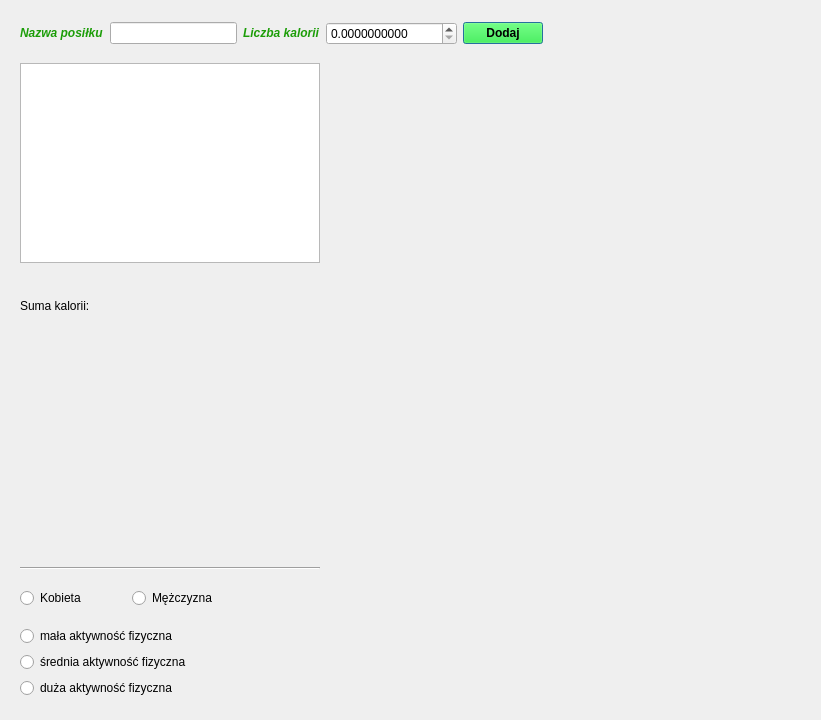
<?xml version="1.0" encoding="UTF-8"?>
<ui version="4.0">
 <class>Dialog</class>
 <widget class="QDialog" name="Dialog">
  <property name="geometry">
   <rect>
    <x>0</x>
    <y>0</y>
    <width>821</width>
    <height>720</height>
   </rect>
  </property>
  <property name="font">
   <font>
    <weight>75</weight>
    <bold>true</bold>
   </font>
  </property>
  <property name="windowTitle">
   <string>Dialog</string>
  </property>
  <widget class="QWidget" name="gridLayoutWidget">
   <property name="geometry">
    <rect>
     <x>20</x>
     <y>10</y>
     <width>523</width>
     <height>701</height>
    </rect>
   </property>
   <layout class="QGridLayout" name="gridLayout">
    <item row="6" column="0" colspan="3">
     <layout class="QVBoxLayout" name="verticalLayout">
      <item>
       <widget class="QRadioButton" name="malaAktywnosc">
        <property name="font">
         <font>
          <weight>50</weight>
          <bold>false</bold>
         </font>
        </property>
        <property name="text">
         <string>mała aktywność fizyczna</string>
        </property>
        <attribute name="buttonGroup">
         <string notr="true">grupaAktywnosci</string>
        </attribute>
       </widget>
      </item>
      <item>
       <widget class="QRadioButton" name="sredniaAktywnosc">
        <property name="font">
         <font>
          <weight>50</weight>
          <bold>false</bold>
         </font>
        </property>
        <property name="text">
         <string>średnia aktywność fizyczna</string>
        </property>
        <attribute name="buttonGroup">
         <string notr="true">grupaAktywnosci</string>
        </attribute>
       </widget>
      </item>
      <item>
       <widget class="QRadioButton" name="duzaAktywnosc">
        <property name="font">
         <font>
          <weight>50</weight>
          <bold>false</bold>
         </font>
        </property>
        <property name="text">
         <string>duża aktywność fizyczna</string>
        </property>
        <attribute name="buttonGroup">
         <string notr="true">grupaAktywnosci</string>
        </attribute>
       </widget>
      </item>
     </layout>
    </item>
    <item row="0" column="3">
     <widget class="QLabel" name="liczbaKaloriiLabel">
      <property name="maximumSize">
       <size>
        <width>16777215</width>
        <height>20</height>
       </size>
      </property>
      <property name="font">
       <font>
        <italic>true</italic>
       </font>
      </property>
      <property name="styleSheet">
       <string notr="true">color: rgb(28, 157, 8);</string>
      </property>
      <property name="text">
       <string>Liczba kalorii</string>
      </property>
     </widget>
    </item>
    <item row="0" column="0">
     <widget class="QLabel" name="nazwaPosilkuLabel">
      <property name="maximumSize">
       <size>
        <width>16777215</width>
        <height>20</height>
       </size>
      </property>
      <property name="font">
       <font>
        <italic>true</italic>
       </font>
      </property>
      <property name="styleSheet">
       <string notr="true">color: rgb(28, 157, 8);</string>
      </property>
      <property name="text">
       <string>Nazwa posiłku</string>
      </property>
     </widget>
    </item>
    <item row="2" column="0" colspan="4">
     <widget class="QLabel" name="sumaKalorii">
      <property name="maximumSize">
       <size>
        <width>16777215</width>
        <height>50</height>
       </size>
      </property>
      <property name="font">
       <font>
        <weight>50</weight>
        <bold>false</bold>
       </font>
      </property>
      <property name="text">
       <string>Suma kalorii:</string>
      </property>
     </widget>
    </item>
    <item row="0" column="4">
     <widget class="QDoubleSpinBox" name="liczbaKalorii">
      <property name="font">
       <font>
        <weight>50</weight>
        <bold>false</bold>
       </font>
      </property>
      <property name="decimals">
       <number>10</number>
      </property>
      <property name="maximum">
       <double>99999.000000000000000</double>
      </property>
     </widget>
    </item>
    <item row="0" column="5">
     <widget class="QPushButton" name="dodaj">
      <property name="font">
       <font>
        <weight>75</weight>
        <bold>true</bold>
       </font>
      </property>
      <property name="styleSheet">
       <string notr="true">background-color: rgb(8, 255, 24);</string>
      </property>
      <property name="text">
       <string>Dodaj</string>
      </property>
     </widget>
    </item>
    <item row="3" column="0" colspan="4">
     <widget class="QLabel" name="zdjecie">
      <property name="minimumSize">
       <size>
        <width>0</width>
        <height>200</height>
       </size>
      </property>
      <property name="maximumSize">
       <size>
        <width>16777215</width>
        <height>200</height>
       </size>
      </property>
      <property name="text">
       <string/>
      </property>
     </widget>
    </item>
    <item row="1" column="0" colspan="4">
     <widget class="QListWidget" name="listaPosilkow">
      <property name="maximumSize">
       <size>
        <width>16777215</width>
        <height>200</height>
       </size>
      </property>
      <property name="selectionMode">
       <enum>QAbstractItemView::NoSelection</enum>
      </property>
     </widget>
    </item>
    <item row="4" column="0" colspan="4">
     <widget class="Line" name="linia">
      <property name="orientation">
       <enum>Qt::Horizontal</enum>
      </property>
     </widget>
    </item>
    <item row="0" column="1" colspan="2">
     <widget class="QLineEdit" name="nazwaPosilku"/>
    </item>
    <item row="5" column="0" colspan="3">
     <layout class="QHBoxLayout" name="horizontalLayout">
      <item>
       <widget class="QRadioButton" name="kobieta">
        <property name="font">
         <font>
          <weight>50</weight>
          <bold>false</bold>
         </font>
        </property>
        <property name="text">
         <string>Kobieta</string>
        </property>
        <attribute name="buttonGroup">
         <string notr="true">grupaPlci</string>
        </attribute>
       </widget>
      </item>
      <item>
       <widget class="QRadioButton" name="mezczyzna">
        <property name="font">
         <font>
          <weight>50</weight>
          <bold>false</bold>
         </font>
        </property>
        <property name="text">
         <string>Mężczyzna</string>
        </property>
        <attribute name="buttonGroup">
         <string notr="true">grupaPlci</string>
        </attribute>
       </widget>
      </item>
     </layout>
    </item>
   </layout>
  </widget>
 </widget>
 <resources/>
 <connections/>
 <buttongroups>
  <buttongroup name="grupaAktywnosci"/>
  <buttongroup name="grupaPlci"/>
 </buttongroups>
</ui>
